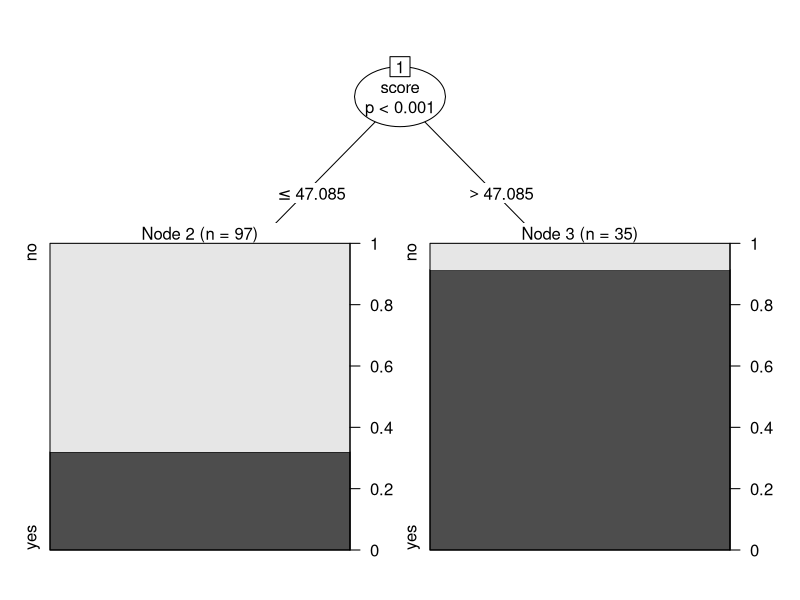

This figure's R source:
# Install packages
install.packages("party")
install.packages("e1071")
install.packages("caret")

#load libraries

library(party)  #Contains the decision tree functions
library(caret)  #Contains confusion matrix functions
library(e1071)  #Contains the naive bayes functions

#data <- read.csv(file = "/Users/vishalprabhachandar/Documents/Programming/DataminingLab/R-Programs/1.4/input.csv")
#View(data)

#We need a large dataset for modeling the decision tree so inform the teacher and use a built in dataset
data <- readingSkills
#Split dataset into test and train
index <- sample(2, nrow(data), replace=TRUE, prob=c(0.7,0.3))
train <- data[index==1,]
test <- data[index==2,]

#Select the dependent and independent features
features <- nativeSpeaker ~ age + shoeSize + score


#DECISION TREE

#Obtain a decision tree model
model <- ctree(features, data=train)

#Plot the model
plot(model)

#Evaluate model on test data
test_predictions <- predict(model, newdata=test)
confusionMatrix(test_predictions, test$nativeSpeaker, positive="yes")

#NAIVE BAYES CLASSIFIER

#Obtain a decision tree model
model2 <- naiveBayes(features, data=train)

#Model Summary
print(model2)

#Evaluate model on test data
test_predictions2 <- predict(model2, newdata = test)
confusionMatrix(test_predictions2, test$nativeSpeaker, positive="yes")
